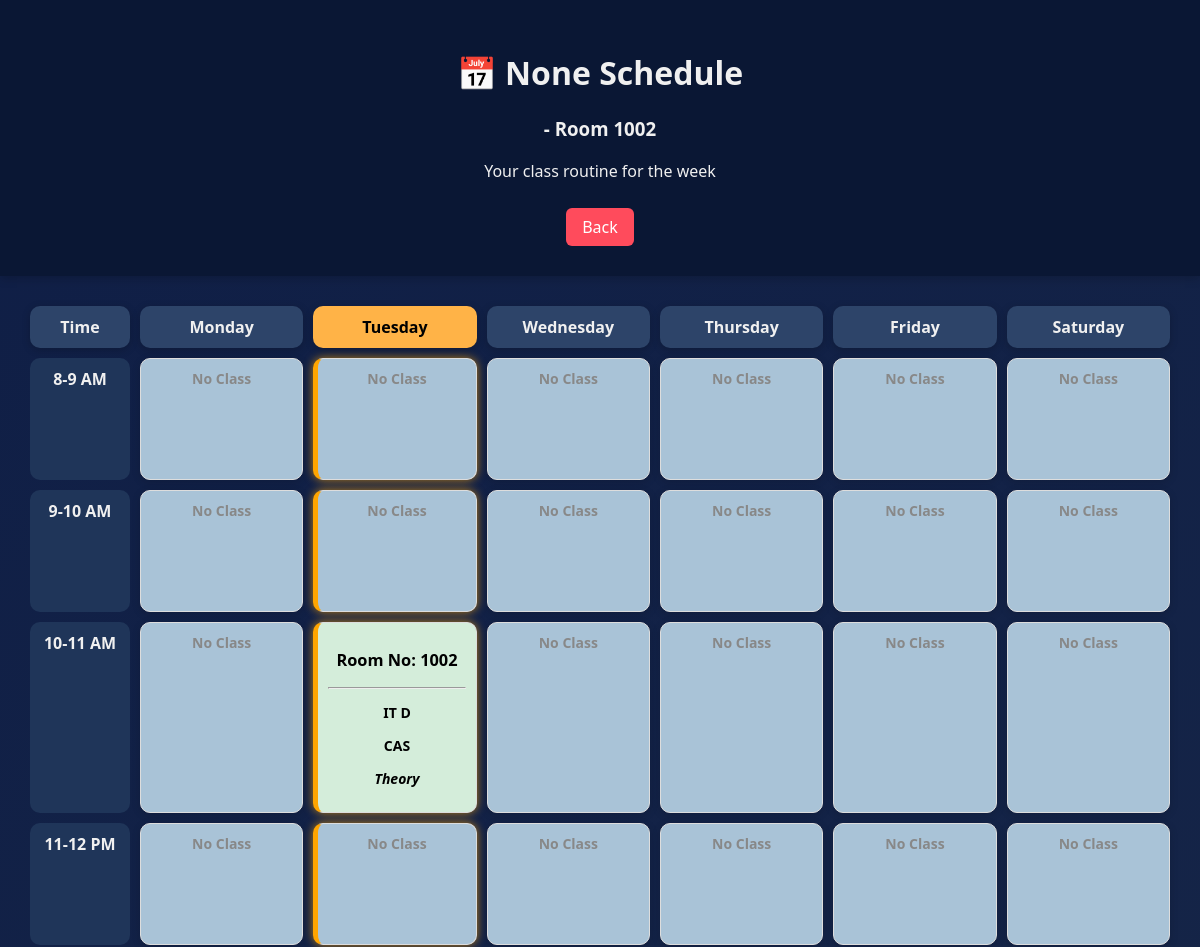
The app's page /schedule/1002/ (upper part), older data.
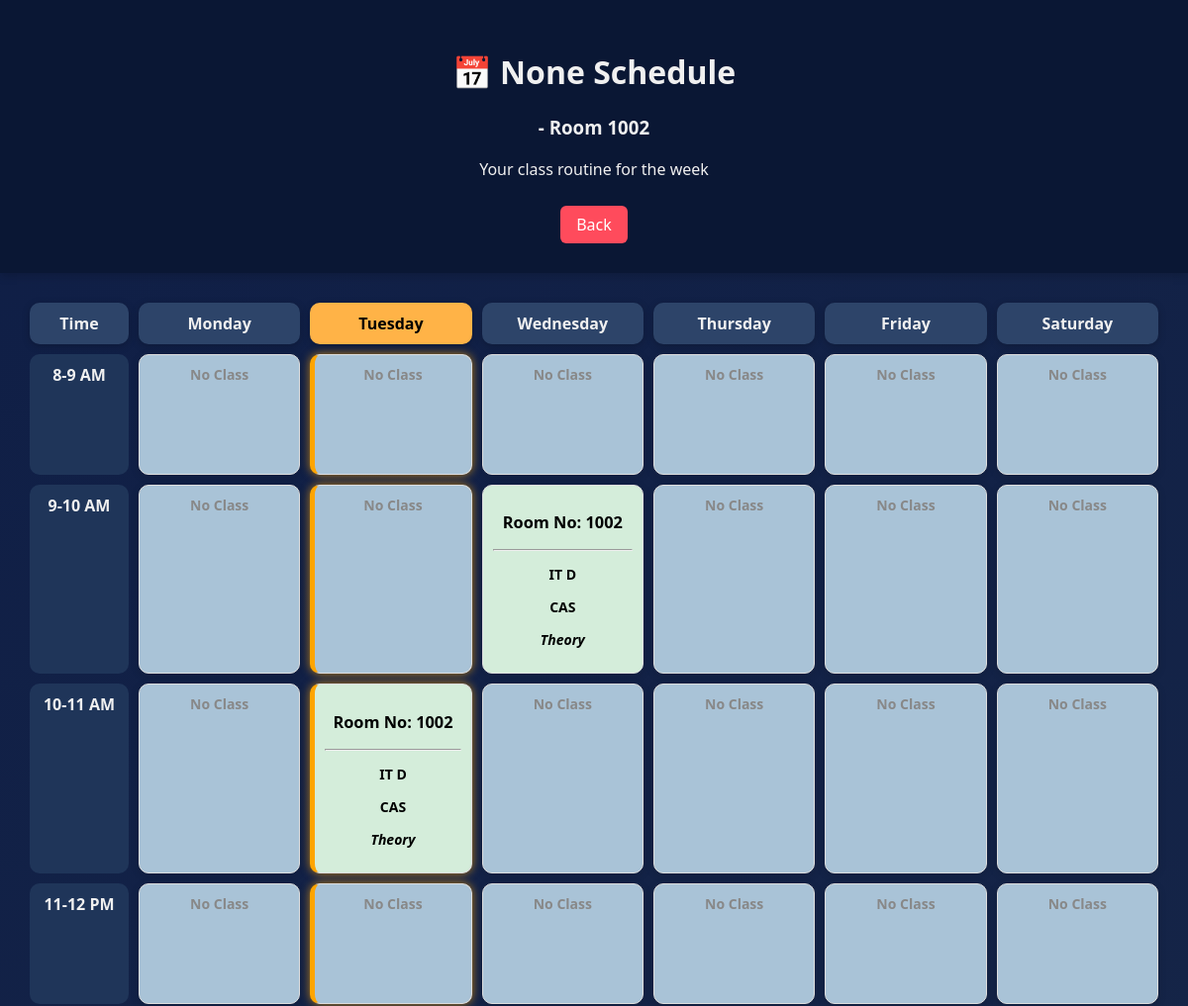
The same page, newer data.
### TimeTable/models.py (models this page shows, shortened)
class FacultysTT(models.Model):
    DAYS_CHOICES = [
        ("Monday", "Monday"),
        ("Tuesday", "Tuesday"),
        ("Wednesday", "Wednesday"),
        ("Thursday", "Thursday"),
        ("Friday", "Friday"),
        ("Saturday", "Saturday"),
    ]
    TIME_SLOT_CHOICES = [
        ("8-9 AM", "8-9 AM"),
        ("9-10 AM", "9-10 AM"),
        ("10-11 AM", "10-11 AM"),
        ("11-12 PM", "11-12 PM"),
        ("12-1 PM", "12-1 PM"),
        ("1-2 PM", "1-2 PM"),
        ("2-3 PM", "2-3 PM"),
        ("3-4 PM", "3-4 PM"),
        ("4-5 PM", "4-5 PM"),
        ("5-6 PM", "5-6 PM"),
    ]
    CLASS_TYPE_CHOICES = [
        ("Theory", "Theory"),
        ("Lab", "Lab"),
        ("Tutorial", "Tutorial"),
    ]
    SEM_CHOICES = [(str(i), str(i)) for i in range(1, 8 + 1)]  # 1 to 8
    BATCH_CHOICES = [
        ("all", "All"),
        ("1", "1"),
        ("2", "2"),
        ("3", "3"),
    ]
    YEAR_CHOICES = {
        ("FY","FY"),
        ("SY","SY"),
        ("TY","TY"),
        ("4Y","4Y")
    }
    teachersID = models.IntegerField(default=00000)
    teacher_name = models.ForeignKey(Flogin, on_delete=models.SET_NULL, null=True, related_name="timetable_entries")
    day = models.CharField(max_length=10, choices=DAYS_CHOICES)
    time_slot = models.CharField(max_length=10, choices=TIME_SLOT_CHOICES)
    room_no = models.CharField(max_length=10)
    year = models.CharField(max_length=2, default=None, null=True, choices=YEAR_CHOICES)
    semester = models.CharField(max_length=2,default="NA", choices=SEM_CHOICES)
    course_name = models.CharField(max_length=100, choices=BRANCHES_CHOICES)
    div = models.CharField(max_length=1,default="A")
    subject_name = models.CharField(max_length=100)
    class_type = models.CharField(max_length=10, choices=CLASS_TYPE_CHOICES)
    batch = models.CharField(max_length=10, choices=BATCH_CHOICES, default="all")

### ASEP2/views.py (the view, shortened to what this page needs)
# urls.py: path('schedule/', views.schedule, name='own_schedule'),
def schedule(request, identifier=None):
    data = {}
    today_date = date.today()
    user_data = request.session.get("user")
    role = request.session.get("role")
    is_room_view = False
    TTd = []
    temp_tt = []
    canceled = []
    if identifier is None and role == "Faculty":
        teacher_name = request.session.get("Name")
        TTd = FacultysTT.objects.filter(teacher_name__Name=teacher_name)
        temp_tt = TempFacultysTT.objects.filter(teacher_name=teacher_name, end_date__gte=today_date)
        canceled = CanceledClass.objects.filter(teacher_name=teacher_name, end_date__gte=today_date)
        Name = teacher_name
        data["teachersId"] = user_data["teachersID"]
    else:
        if "-" in identifier:
            try:
                course_name, year, div = identifier.split("-")
                TTd = FacultysTT.objects.filter(course_name=course_name, div=div)
                temp_tt = TempFacultysTT.objects.filter(course_name=course_name, division=div, end_date__gte=today_date)
                canceled = CanceledClass.objects.filter(course_name=course_name, division=div, end_date__gte=today_date)
                Name = f"{course_name} {year} - {div}"
                data["class"] = f"{course_name} - {div}"
            except ValueError:
                return HttpResponse("Invalid identifier format.", status=400)
        else:
            try:
                RoomNo = int(identifier)
                is_room_view = True
                TTd = FacultysTT.objects.filter(room_no=RoomNo)
                temp_tt = TempFacultysTT.objects.filter(room_no=RoomNo, end_date__gte=today_date)
                canceled = CanceledClass.objects.filter(room_no=RoomNo, end_date__gte=today_date)
                Name = f"Room {RoomNo}"
            except ValueError:
                TTd = FacultysTT.objects.filter(teacher_name__Name=identifier)
                temp_tt = TempFacultysTT.objects.filter(teacher_name=identifier, end_date__gte=today_date)
                canceled = CanceledClass.objects.filter(teacher_name=identifier, end_date__gte=today_date)
                Name = identifier
                data["teachersId"] = Flogin.objects.get(Name=identifier).teachersID if Flogin.objects.filter(Name=identifier).exists() else ""
    days = ["Monday", "Tuesday", "Wednesday", "Thursday", "Friday", "Saturday"]
    hours = ['8-9 AM', '9-10 AM', '10-11 AM', '11-12 PM', '12-1 PM', '1-2 PM',
             '2-3 PM', '3-4 PM', '4-5 PM', '5-6 PM', '6-7 PM', '7-8 PM']
    dic = {day: {} for day in days}
    for day in days:
        for hour in hours:
            dic[day][hour] = ("", "", "", "", "", "", "")  # default
            cancel_entry = next((c for c in canceled if c.day == day and c.time_slot == hour), None)
            cancel_remark = f" (Canceled)" if cancel_entry else ""
            temp_entry_found = False
            if not temp_entry_found:
                for entry in TTd:
                    if entry.day == day and entry.time_slot == hour:
                        dic[day][hour] = (
                            entry.room_no,
                            entry.subject_name,
                            entry.teacher_name,
                            entry.class_type + cancel_remark,
                            entry.course_name,
                            entry.div,
                            ""
                        )
                        break
    today = datetime.today().strftime("%A")
    sday = canceled.values_list('start_date', flat=True).first()
    eday = canceled.values_list('end_date', flat=True).first()
    data.update({
        "Name": Name,
        "Role": role,
        "days": days,
        "hours": hours,
        "today": today,
        "dic": dic,
        "sday": sday,
        "eday": eday
    })
    return render(request, 'schedule.html', data)

### TimeTable/templatetags/filters.py (called while the page is built)
@register.filter
def get_item(dictionary, key):
    if isinstance(dictionary, dict):
        return dictionary.get(key)
    return None

### templates/schedule.html (shortened to what this page needs)
{% load static %}
{% load filters %}
<!DOCTYPE html>
<html lang="en">
<head>
  <link rel="stylesheet" href="{% static 'css/schedule.css' %}">
</head>
<body>
  <div class="dashboard-header">
    <h1>📅 {{Role}} Schedule</h1>
    {% if Role == "Student" %}
    <h3> {{Name}}</h3>
    <h3>Branch : {{ class }}, Batch : {{ batch }}</h3>
    {% else %}
    <h3>{{ teachersId }} - {{ Name }}</h3>
    {% endif %}
    <p>Your class routine for the week</p>
    <a href="javascript:history.back()" class="logout-btn">Back</a>
  </div>
  <div class="schedule-wrapper">
    <div class="schedule-table">
      <div class="schedule-row schedule-header">
        <div class="time-slot">Time</div>
        {% for day in days %}
        <div id="{{ day|lower }}" class="day {% if day == today %}highlight-day{% endif %}">
          {{ day }}
        </div>
        {% endfor %}
      </div>
      {% for hour in hours %}
      <div class="schedule-row">
        <div class="time-slot">{{ hour }}</div>
        {% for day in days %}
        {% with day_dict=dic|get_item:day %}
        {% with class_details=day_dict|get_item:hour %}
        {% if class_details.0 %}
        <div class="schedule-box
                                    {% if day == today %}highlight-box{% endif %}
                                    {% if class_details.3 == 'Theory' %} theory-class
                                    {% elif class_details.3 == 'Lab' %} lab-class
                                    {% elif class_details.3 == 'Tutorial' %} tutorial-class
                                    {% endif %}">
          <h3>Room No: {{ class_details.0 }}</h3>
          <hr>
          <p>{{ class_details.4 }} {{ class_details.5}}</p>
          <p>{{ class_details.1 }}</p>
          <p><em>{{ class_details.3 }}</em></p>
        </div>
        {% else %}
        <div class="schedule-box empty-class {% if day == today %}highlight-box{% endif %}">
          No Class
        </div>
        {% endif %}
        {% endwith %}
        {% endwith %}
        {% endfor %}
      </div>
      {% endfor %}
    </div>
  </div>
</body>
</html>

Row changes from the older to the newer data that the page shows:
added FacultysTT: room_no "1002", course_name "IT", subject_name "CAS", class_type "Theory"
Text that changed along with them:
list line gone: "No Class"
new list line: "Room No: D"
